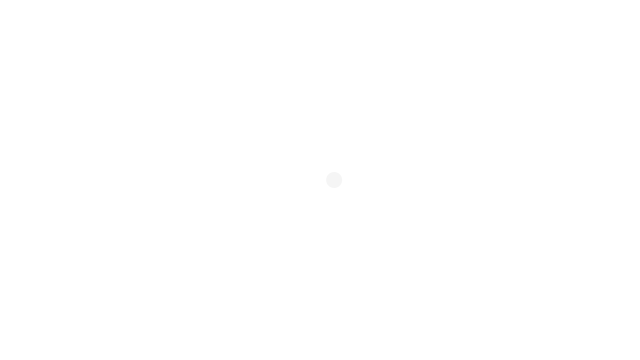
Frame 1 (no input)
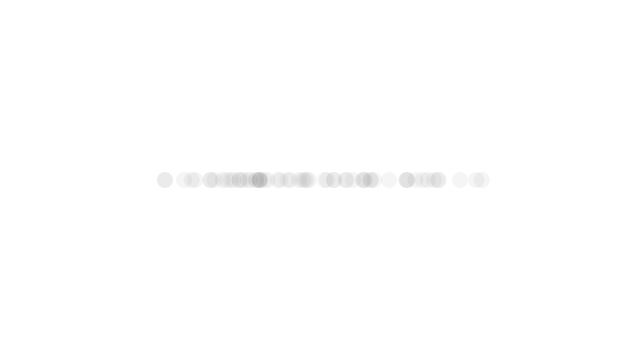
Frame 60 (the mouse pressed at the canvas centre just before this capture)
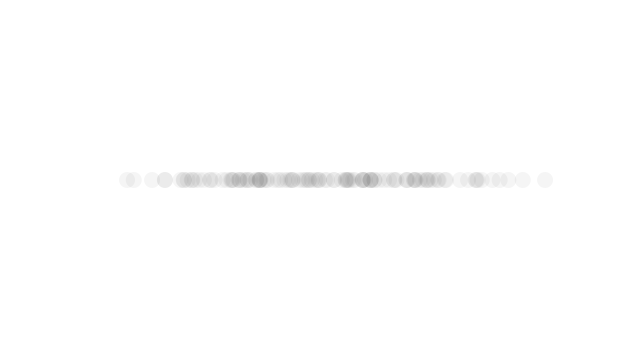
Frame 120 (the mouse held since frame 60 and released just before this capture)

The Processing sketch that drew these frames (run headless with seeded random() and noise(); from frame 60 on, the mouse is pressed at the canvas centre):

// Processing sketch: Gaussian
// ── Gaussian.pde

void setup() {
  size(640, 360);
  background(255);
}

void draw() {

  // Get a gaussian random number w/ mean of 0 and standard deviation of 1.0
  float xloc = randomGaussian();

  float sd = 100;                // Define a standard deviation
  float mean = width/2;         // Define a mean value (middle of the screen along the x-axis)
  xloc = ( xloc * sd ) + mean;  // Scale the gaussian random number by standard deviation and mean

  fill(0, 10);
  noStroke();
  ellipse(xloc, height/2, 16, 16);   // Draw an ellipse at our "normal" random position
}
